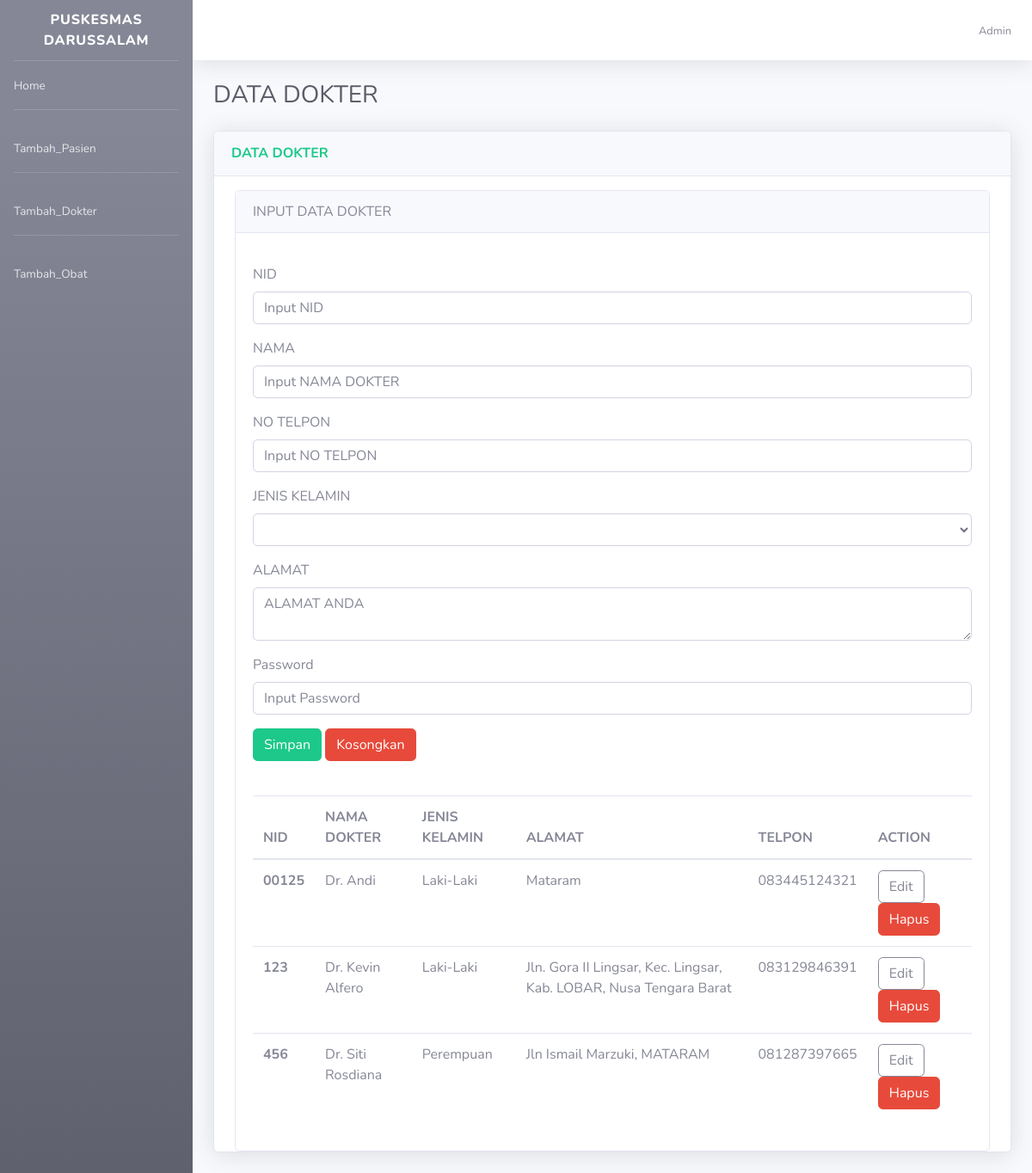
Screenshot of /dokterbck.php with the database file from the repository.
### tables this page shows
CREATE TABLE `tbl_dokter` (
  `NID` varchar(20) NOT NULL,
  `Nama_Dokter` varchar(100) NOT NULL,
  `Jenis_Kelamin` varchar(10) NOT NULL,
  `Alamat` text NOT NULL,
  `Telpon` varchar(12) NOT NULL,
  `Pw` varchar(8) NOT NULL
);

### dokterbck.php (the view, shortened to what this page needs)
<?php
include_once('database.php');
$sql = 'SELECT * FROM tbl_dokter';
$dosen = mysqli_query($conn, $sql);
?>
<!DOCTYPE html>
<html lang="en">
<head>
    <link href="vendor/fontawesome-free/css/all.min.css" rel="stylesheet" type="text/css">
    <link href="css/sb-admin-2.min.css" rel="stylesheet">
</head>
<body id="page-top">
    <div id="wrapper">
        <ul class="navbar-nav bg-gradient-secondary sidebar sidebar-dark accordion" id="accordionSidebar">
            <a class="sidebar-brand d-flex align-items-center justify-content-center" href="home.php">
                <div class="sidebar-brand-text mx-3">Puskesmas Darussalam</sup></div>
            </a>
            <hr class="sidebar-divider my-0">
            <li class="nav-item">
                <a class="nav-link" href="admin.php">
                    <span>Home</span></a>
                </li>
                <hr class="sidebar-divider">
                <li class="nav-item">
                    <a class="nav-link" href="mahasiswabck.php">
                        <span>Tambah_Pasien</span></a>
                    </li>
                    <hr class="sidebar-divider">
                    <li class="nav-item">
                        <a class="nav-link" href="dokterbck.php">
                            <span>Tambah_Dokter</span></a>
                        </li>
                        <hr class="sidebar-divider">
                        <li class="nav-item">
                            <a class="nav-link" href="obatbck.php">
                                <span>Tambah_Obat</span></a>
                            </li>
                        </ul>
                        <div id="content-wrapper" class="d-flex flex-column">
                            <div id="content">
                                <nav class="navbar navbar-expand navbar-light bg-white topbar mb-4 static-top shadow">
                                    <ul class="navbar-nav ml-auto">
                                        <li class="nav-item dropdown no-arrow">
                                            <span class="mr-2 d-none d-lg-inline text-gray-600 small">Admin</span>
                                    </li>
                                </ul>
                            </nav>
                            <div class="container-fluid">
                                <div class="d-sm-flex align-items-center justify-content-between mb-4">
                                    <h1 class="h3 mb-0 text-gray-800">DATA DOKTER</h1>
                                </div>
                                <div class="row">
                                    <div class="col-xl-12 col-lg-7">
                                        <div class="card shadow mb-4">
                                            <div class="card-header py-3 d-flex flex-row align-items-center justify-content-between">
                                                <h6 class="m-0 font-weight-bold text-success text-center">DATA DOKTER</h6>
                                            </div>
                                            <div class="container mt-3">
                                                <div class="card">
                                                    <div class="card-header mb-3">
                                                        INPUT DATA DOKTER
                                                    </div>
                                                    <div class="card-body">
                                                        <form method="post" action="" enctype="multipart/form-data">
                                                            <div class="form-group ">
                                                                <label>NID</label>
                                                                <input type="text" name="NID" value="<?= @$vNID ?>" class="form-control" placeholder="Input NID" required>
                                                            </div>
                                                            <div class="form-group ">
                                                                <label>NAMA</label>
                                                                <input type="text" name="Nama_Dokter" value="<?= @$vNama_Dokter ?>" class="form-control" placeholder="Input NAMA DOKTER " required>
                                                            </div>
                                                            <div class="form-group ">
                                                                <label>NO TELPON</label>
                                                                <input type="text" name="Telpon" value="<?= @$vTelpon ?>" class="form-control" placeholder="Input NO TELPON" required>
                                                            </div>
                                                            <div class="form-group">
                                                                <label>JENIS KELAMIN</label>
                                                                <select class="form-control" name="Jenis_Kelamin">
                                                                    <option value="<?= @$vJenis_Kelamin ?>"><?= @$vJenis_Kelamin ?></option>
                                                                    <option value="Laki-Laki">Laki-Laki</option>
                                                                </select>
                                                            </div>
                                                            <div class="form-group">
                                                                <label>ALAMAT</label>
                                                                <textarea class="form-control" name="Alamat" placeholder="ALAMAT ANDA" required><?= @$vAlamat ?></textarea>
                                                            </div>
                                                            <div class="form-group ">
                                                                <label>Password</label>
                                                                <input type="Password" name="Pw" value="<?= @$vPw ?>" class="form-control" placeholder="Input Password" required>
                                                            </div>
                                                            <button type="submit" class="btn btn-success" name="bsimpan">Simpan</button>
                                                            <button type="reset" class="btn btn-danger" name="breset">Kosongkan</button>
                                                        </form>
                                                    </div>
                                                    <div class="card-body">
                                                        <table class="table table-hover ">
                                                            <thead>
                                                                <tr>
                                                                    <th scope="col">NID</th>
                                                                    <th scope="col">NAMA DOKTER</th>
                                                                    <th scope="col">JENIS KELAMIN </th>
                                                                    <th scope="col">ALAMAT</th>
                                                                    <th scope="col">TELPON</th>
                                                                    <th scope="col">ACTION</th>
                                                                </tr>
                                                            </thead>
                                                            <tbody>
                                                                <?php
                                                                while ($data = mysqli_fetch_object($dosen)) {
                                                                    ?>
                                                                    <tr>
                                                                        <th><?= $data->NID ?></th>
                                                                        <td><?= $data->Nama_Dokter ?></td>
                                                                        <td><?= $data->Jenis_Kelamin ?></td>
                                                                        <td><?= $data->Alamat ?></td>
                                                                        <td><?= $data->Telpon ?></td>
                                                                        <td>
                                                                            <a href="dokterbck.php?hal=edit&id=<?= $data->NID ?>" class="btn btn-outline-secondary">Edit</a>
                                                                            <a href="dokterbck.php?hal=hapus&id=<?= $data->NID ?>" onclick="return confirm('Apakah yakin ingin menghapus data ini??')" class="btn btn-danger">Hapus</a>
                                                                        </td>
                                                                    </tr>
                                                                <?php } ?>
                                                            </tbody>
                                                        </table>
                                                    </div>
                                                </div>
                                            </div>
                                        </div>
                                    </div>
                                </div>
                            </body>
                            </html>

### rows the page displays
tbl_dokter: NID "00125", Nama_Dokter "Dr. Andi", Jenis_Kelamin "Laki-Laki", Alamat "Mataram", Telpon "083445124321"
tbl_dokter: NID "123", Nama_Dokter "Dr. Kevin Alfero", Jenis_Kelamin "Laki-Laki", Alamat "Jln. Gora II Lingsar, Kec. Lingsar, Kab. LOBAR, Nusa Tengara Barat", Telpon "083129846391"
tbl_dokter: NID "456", Nama_Dokter "Dr. Siti Rosdiana", Jenis_Kelamin "Perempuan", Alamat "Jln Ismail Marzuki, MATARAM", Telpon "081287397665"
